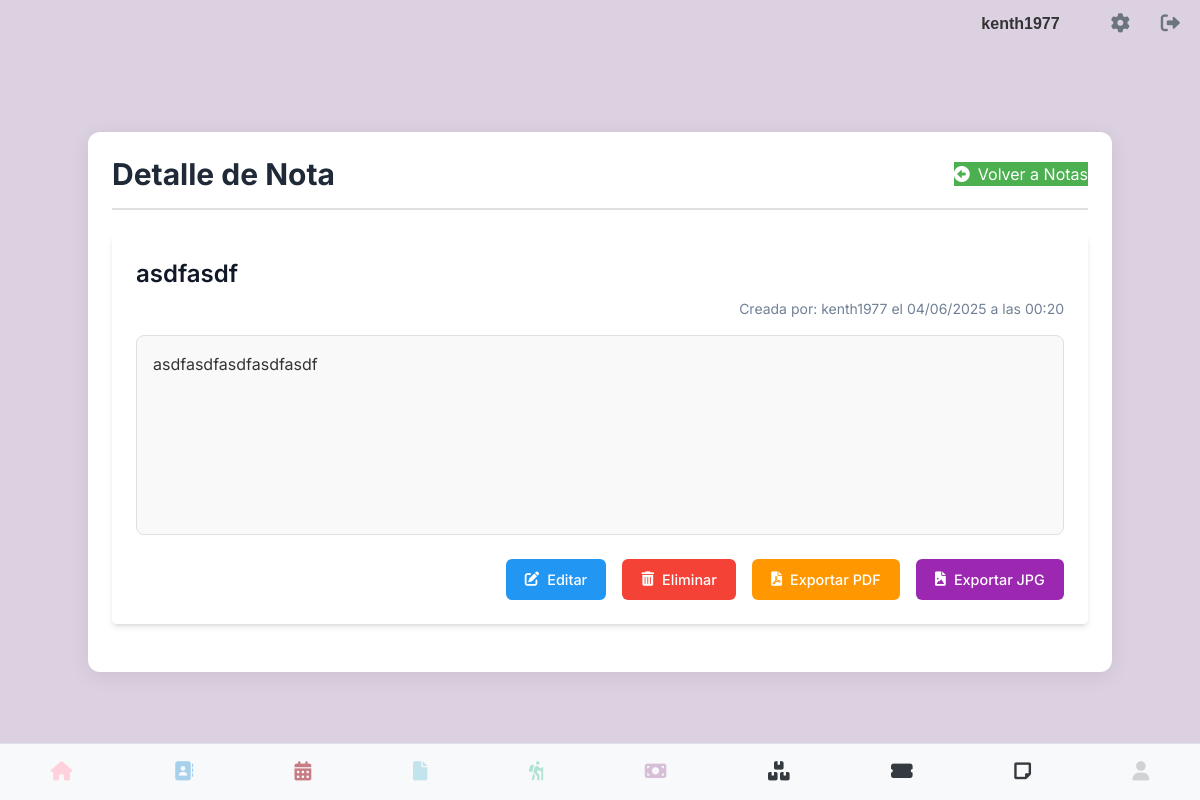
Before: /notas/7 (signed in) with the older database file.
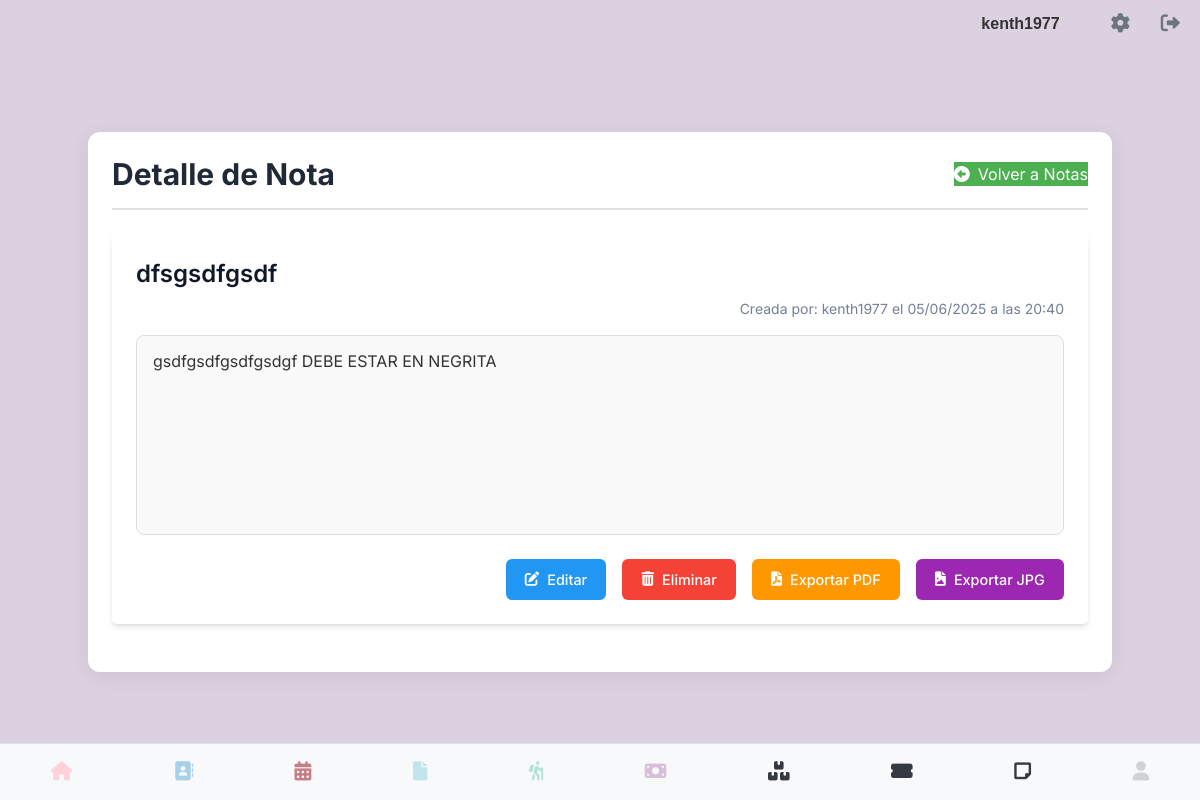
After: the same page with the newer database file.
### models.py (models this page shows, shortened)
class User(UserMixin, db.Model):
    __tablename__ = 'users' # Nombre de la tabla es 'users'
    id = db.Column(db.Integer, primary_key=True)
    username = db.Column(db.String(80), unique=True, nullable=False)
    email = db.Column(db.String(120), unique=True, nullable=False)
    cedula = db.Column(db.String(20), unique=True, nullable=False)
    telefono = db.Column(db.String(20), nullable=False)
    password_hash = db.Column(db.String(128))
    image_filename = db.Column(db.String(255), nullable=True)
    @property
    def is_authenticated(self):
        return True

class Nota(db.Model):
    id = db.Column(db.Integer, primary_key=True)
    usuario_id = db.Column(db.Integer, db.ForeignKey('users.id'), nullable=False)
    titulo = db.Column(db.String(200), nullable=False)
    descripcion = db.Column(db.Text, nullable=False)
    fecha_creacion = db.Column(db.DateTime, default=datetime.utcnow)
    usuario = db.relationship('User', backref='notas', lazy=True)

### notas.py (the view)
@notas_bp.route('/notas/<int:nota_id>')
@login_required
def notas_detail(nota_id):
    pastel_color = generate_pastel_color()
    nota = Nota.query.get_or_404(nota_id)
    if nota.usuario_id != current_user.id:
        flash('No tienes permiso para ver esta nota.', 'danger')
        return redirect(url_for('notas.ver_notas'))
    csrf_token = generate_csrf()
    return render_template('notas_detail.html', nota=nota, pastel_color=pastel_color, csrf_token=csrf_token)

### app.py (called while the page is built)
@login_manager.user_loader
def load_user(user_id):
    return User.query.get(int(user_id))

### notas.py (called while the page is built)
def generate_pastel_color():
    import random
    r = random.randint(200, 255)
    g = random.randint(200, 255)
    b = random.randint(200, 255)
    return f"#{r:02x}{g:02x}{b:02x}"

### templates/notas_detail.html (shortened to what this page needs)
{% extends 'base.html' %}
{% block head %}
    <script src="https://cdn.tailwindcss.com"></script>
    <link rel="stylesheet" href="https://cdnjs.cloudflare.com/ajax/libs/font-awesome/6.0.0-beta3/css/all.min.css">
{% endblock %}
{% block content %}
    <div class="container">
        <div class="header">
            <h1 class="text-3xl font-bold text-gray-800">Detalle de Nota</h1>
            <a href="{{ url_for('notas.ver_notas') }}" class="btn-primary">
                <i class="fas fa-arrow-alt-circle-left mr-2"></i>Volver a Notas
            </a>
        </div>
        <div class="bg-white p-6 rounded-lg shadow-md mb-6">
            <h2 class="text-2xl font-semibold text-gray-900 mb-2">{{ nota.titulo }}</h2>
            <p class="note-meta">Creada por: {{ nota.usuario.username }} el {{ nota.fecha_creacion.strftime('%d/%m/%Y a las %H:%M') }}</p>
            <div class="note-full-content" id="note-full-content-{{ nota.id }}">
                {{ nota.descripcion | safe }}
            </div>
            <div class="action-buttons">
                <a href="{{ url_for('notas.editar_nota', nota_id=nota.id) }}" class="btn btn-edit">
                    <i class="fas fa-edit"></i> Editar
                </a>
                <form action="{{ url_for('notas.eliminar_nota', nota_id=nota.id) }}" method="POST" onsubmit="return confirm('¿Estás seguro de que quieres eliminar esta nota?');" style="display:inline;">
                    <button type="submit" class="btn btn-delete">
                        <i class="fas fa-trash-alt"></i> Eliminar
                    </button>
                </form>
                <a href="{{ url_for('notas.exportar_pdf', nota_id=nota.id) }}" class="btn export-btn-pdf" target="_blank">
                    <i class="fas fa-file-pdf"></i> Exportar PDF
                </a>
                <button type="button" class="btn export-btn-jpg" onclick="exportToJpg('note-full-content-{{ nota.id }}', '{{ nota.titulo }}')">
                    <i class="fas fa-file-image"></i> Exportar JPG
                </button>
            </div>
        </div>
    </div>
{% endblock %}

### templates/base.html (shortened to what this page needs)
<!DOCTYPE html>
<html lang="es">
<head>
    <link rel="stylesheet" type="text/css" href="{{ url_for('static', filename='css/main.css') }}">
    <link rel="stylesheet" href="https://cdn.jsdelivr.net/npm/sweetalert2@11/dist/sweetalert2.min.css">
    {% block head %}{% endblock %}
</head>
<body>
    <div class="contactos-container">
    {% if current_user.is_authenticated %}
        <div class="top-right">
            <span class="username-display">{{ current_user.username }}</span>
            <a href="{{ url_for('perfil') }}" class="gear-icon"><i class="fas fa-cog"></i></a>
            <a href="{{ url_for('logout') }}" class="logout-icon"><i class="fas fa-sign-out-alt"></i></a>
        </div>
    {% endif %}
</div>
<div class="container-block">
    {% block content %}
    {% endblock %}
</div>
{% include "navbar.html" %}
</body>
</html>

### templates/navbar.html
<nav class="magic-navbar">
    <div class="magic-nav-buttons">
        <div class="magic-nav-button">
            <a href="{{ url_for('index') }}">
                <i class="fas fa-home"></i>
            </a>
        </div>
        <div class="magic-nav-button">
            <a href="{{ url_for('listar_contacto') }}">
                <i class="fa-solid fa-address-book"></i>
            </a>
        </div>
        <div class="magic-nav-button">
            <a href="{{ url_for('calendario') }}">
                <i class="fa-solid fa-calendar-days"></i>
            </a>
        </div>
        <div class="magic-nav-button">
            <a href="{{ url_for('ver_facturas') }}">
                <i class="fa-solid fa-file"></i>
            </a>
        </div>
        <div class="magic-nav-button">
            <a href="{{ url_for('ver_eventos') }}">
                <i class="fa-solid fa-person-hiking"></i>
            </a>
        </div>
        <div class="magic-nav-button">
            <a href="{{ url_for('pagos.ver_pagos') }}">
                <i class="fa-solid fa-money-bill"></i>
            </a>
        </div>
        <div class="magic-nav-button">
            <a href="{{ url_for('inventario_bp.ver_inventario') }}">
                <i class="fa-solid fa-boxes-stacked"></i>
            </a>
        </div>
        <div class="magic-nav-button">
            <a href="{{ url_for('rifas.lista_rifas') }}">
                <i class="fa-solid fa-ticket-alt"></i>
            </a>
        </div>
        <div class="magic-nav-button">
            <a href="{{ url_for('notas.ver_notas') }}">
                <i class="fa-solid fa-note-sticky"></i>
            </a>
        </div>
        <div class="magic-nav-button">
            {% if current_user.is_authenticated %}
                <a href="#" style="pointer-events: none; opacity: 0.2;">
                    <i class="fas fa-user"></i>
                </a>
            {% else %}
                <a href="{{ url_for('login') }}">
                    <i class="fas fa-sign-in-alt"></i>
                </a>
            {% endif %}
        </div>
    </div>
</nav>

### static/css/navbar.css (style rules this page uses)
.magic-navbar { background-color: #f8f9fa; color: #343a40; padding: 0.5rem 0; position: fixed; bottom: 0; left: 0; width: 100%; z-index: 1000; border-top: 1px solid #dee2e6; }
.magic-nav-buttons { display: flex; justify-content: space-around; align-items: center; }
.magic-nav-button { flex-grow: 1; text-align: center; padding: 0.5rem 0; }
.magic-nav-button a { display: block; color: inherit; text-decoration: none; }
.magic-nav-button i { font-size: 1.2rem; margin-bottom: 0.2rem; }
.magic-nav-button:nth-child(1) i { color: #FFD1DC; }
.magic-nav-button:nth-child(2) i { color: #A7D1EB; }
.magic-nav-button:nth-child(3) i { color: #c67D84; }
.magic-nav-button:nth-child(4) i { color: #C3E4ED; }
.magic-nav-button:nth-child(5) i { color: #B0E3D5; }
.magic-nav-button:nth-child(6) i { color: #D8BFD8; }

### static/css/base.css (style rules this page uses)
body { font-family: sans-serif; margin: 0; }
.container-block { margin-top:80px; padding: 20px; }
.top-right { position: absolute; top: 10px; right: 20px; display: flex; align-items: center; }
.gear-icon, .logout-icon { font-size: 24px; text-decoration: none; color: #333; margin-left: 15px; }
.username-display { margin-right: 20px; font-weight: bold; color: #333; }

### static/css/perfil.css (style rules this page uses)
body { font-family: sans-serif; margin: 20px; }

### static/css/listar_contacto.css (style rules this page uses)
.contactos-container { font-family: Arial, sans-serif; color: #333; }
.contactos-container .top-right { display: flex; justify-content: flex-end; align-items: center; gap: 1rem; padding-bottom: 1rem; }
.contactos-container .username-display { font-weight: bold; }
.contactos-container .gear-icon, .contactos-container .logout-icon { color: #6c757d; font-size: 1.2rem; text-decoration: none; }

Changed rows visible on the page:
changed Nota: titulo "asdfasdf" → "dfsgsdfgsdf"; fecha_creacion "04/06/2025 a las 00:20" → "05/06/2025 a las 20:40"; descripcion "asdfasdfasdfasdfasdf" → "gsdfgsdfgsdfgsdgf DEBE ESTAR EN NEGRITA"
